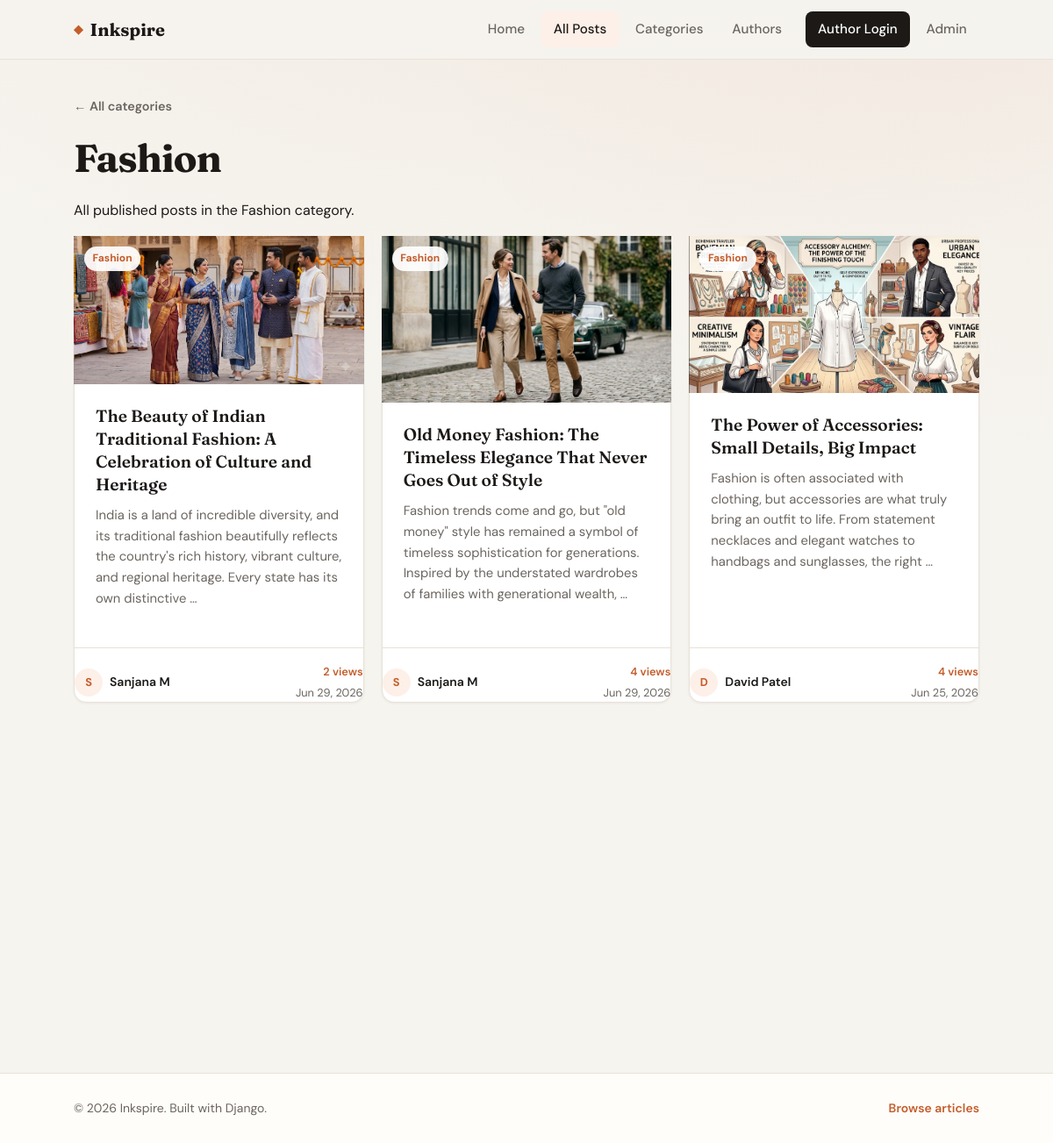
The app's page /blog/categories/Fashion/ with its own data.
### backend/blog/models.py (models this page shows, shortened)
class Post(models.Model):
    CATEGORY_LIFESTYLE = 'lifestyle'
    CATEGORY_COOKING = 'cooking'
    CATEGORY_ENTERTAINMENT = 'entertainment'
    CATEGORY_REVIEWS = 'reviews'
    CATEGORY_TECHNOLOGY = 'technology'
    CATEGORY_TRAVEL = 'travel'
    CATEGORIES = [
        (CATEGORY_LIFESTYLE, 'Lifestyle'),
        (CATEGORY_COOKING, 'Cooking'),
        (CATEGORY_ENTERTAINMENT, 'Entertainment'),
        (CATEGORY_REVIEWS, 'Reviews'),
        (CATEGORY_TECHNOLOGY, 'Technology'),
        (CATEGORY_TRAVEL, 'Travel'),
    ]
    title = models.CharField(max_length=200)
    slug = models.SlugField(max_length=200, unique=True)
    content = models.TextField()
    author = models.ForeignKey(User, on_delete=models.CASCADE, related_name='posts')
    category = models.CharField(max_length=50, default=CATEGORY_LIFESTYLE)
    image = models.ImageField(upload_to='blog/images/', blank=True, null=True)
    published = models.BooleanField(default=True)
    view_count = models.PositiveIntegerField(default=0)
    created_at = models.DateTimeField(auto_now_add=True)
    updated_at = models.DateTimeField(auto_now=True)
    class Meta:
        ordering = ['-created_at']

### backend/blog/views.py (the view)
# urls.py: path('categories/<slug:category_slug>/', views.category_detail, name='category_detail'),
def category_detail(request, category_slug):
    if not Post.objects.filter(published=True, category=category_slug).exists():
        raise Http404('Category not found')
    category_label = category_slug.title()
    posts = Post.objects.filter(published=True, category=category_slug).select_related('author')
    return render(request, 'blog/category_detail.html', {
        'category_label': category_label,
        'category_slug': category_slug,
        'posts': posts,
    })

### frontend/templates/blog/category_detail.html (shortened to what this page needs)
{% extends "blog/base.html" %}
{% load static %}
{% block content %}
<section class="category-header">
    <a href="{% url 'blog:category_list' %}" class="article__back">← All categories</a>
    <h1 class="article__title">{{ category_label }}</h1>
    <p class="article__subtitle">All published posts in the {{ category_label }} category.</p>
</section>
{% if posts %}
<div class="post-grid">
    {% for post in posts %}
    {% include "blog/components/post_card.html" with post=post %}
    {% endfor %}
</div>
{% endif %}
{% endblock %}

### frontend/templates/blog/components/post_card.html
{% load static %}
<article class="post-card">
    <a href="{% url 'blog:detail' post.pk %}" class="post-card__image-link">
        {% if post.image %}
        <img src="{{ post.image.url }}" alt="{{ post.title }}" class="post-card__image">
        {% else %}
        <img src="{% static 'blog/images/default.svg' %}" alt="{{ post.title }}" class="post-card__image">
        {% endif %}
        <span class="post-card__category">{{ post.category|title }}</span>
    </a>
    <div class="post-card__body">
        <h2 class="post-card__title">
            <a href="{% url 'blog:detail' post.pk %}">{{ post.title }}</a>
        </h2>
        <p class="post-card__excerpt">{{ post.content|truncatewords:28 }}</p>
    </div>
    <footer class="post-card__footer">
        <a href="{% url 'blog:profile' username=post.author.username %}" class="author-chip">
            <span class="author-chip__avatar" aria-hidden="true">{{ post.author.username|slice:":1"|upper }}</span>
            <span class="author-chip__name">{{ post.author.get_full_name|default:post.author.username }}</span>
        </a>
        <div class="post-card__meta">
            <span class="post-card__views">{{ post.view_count }} view{{ post.view_count|pluralize }}</span>
            <time class="post-card__date" datetime="{{ post.created_at|date:'c' }}">{{ post.created_at|date:"M d, Y" }}</time>
        </div>
    </footer>
</article>

### frontend/static/blog/css/main.css (style rules this page uses)
:root { --color-bg: #f6f4ef; --color-surface: #ffffff; --color-surface-raised: #fffdf9; --color-border: #e8e2d8; --color-text: #1c1917; --color-text-muted: #6b6560; --color-accent: #c45d2c; --color-accent-hover: #a34d24; --color-accent-soft: #fdf0e8; --color-header-bg: rgba(246, 244, 239, 0.92); --font-sans: "DM Sans", system-ui, sans-serif; --font-display: "Fraunces", Georgia, serif; --radius-sm: 8px; --radius-md: 14px; --radius-lg: 20px; --shadow-sm: 0 1px 3px rgba(28, 25, 23, 0.06); --shadow-md: 0 4px 20px rgba(28, 25, 23, 0.08); --shadow-lg: 0 12px 40px rgba(28, 25, 23, 0.1); --container: 1080px; --header-height: 68px; --transition: 0.2s ease; }
*, *::before, *::after { box-sizing: border-box; }
html { scroll-behavior: smooth; }
body { margin: 0; min-height: 100vh; display: flex; flex-direction: column; font-family: var(--font-sans); font-size: 1rem; line-height: 1.65; color: var(--color-text); background: var(--color-bg); background-image: radial-gradient(ellipse 80% 50% at 50% -20%, rgba(196, 93, 44, 0.08), transparent), radial-gradient(ellipse 60% 40% at 100% 0%, rgba(196, 93, 44, 0.05), transparent); }
img { max-width: 100%; height: auto; }
a { color: var(--color-accent); text-decoration: none; transition: color var(--transition); }
.post-grid { display: grid; grid-template-columns: repeat(auto-fill, minmax(300px, 1fr)); gap: 1.25rem; }
.post-card { display: flex; flex-direction: column; background: var(--color-surface); border: 1px solid var(--color-border); border-radius: var(--radius-md); padding: 0; box-shadow: var(--shadow-sm); transition: box-shadow var(--transition), transform var(--transition), border-color var(--transition); }
.post-card__body { flex: 1; padding: 1.5rem; }
.post-card__title { margin: 0 0 0.65rem; font-family: var(--font-display); font-size: 1.2rem; font-weight: 600; line-height: 1.35; }
.post-card__title a { color: var(--color-text); }
.post-card__excerpt { margin: 0; font-size: 0.925rem; color: var(--color-text-muted); line-height: 1.6; }
.post-card__footer { display: flex; align-items: center; justify-content: space-between; gap: 0.75rem; margin-top: 1.25rem; padding-top: 1rem; border-top: 1px solid var(--color-border); }
.post-card__date { font-size: 0.8rem; color: var(--color-text-muted); white-space: nowrap; }
.author-chip { display: inline-flex; align-items: center; gap: 0.5rem; min-width: 0; }
.author-chip__avatar { display: inline-flex; align-items: center; justify-content: center; width: 32px; height: 32px; border-radius: 50%; background: var(--color-accent-soft); color: var(--color-accent); font-size: 0.8rem; font-weight: 700; flex-shrink: 0; }
.author-chip__name { font-size: 0.875rem; font-weight: 600; color: var(--color-text); overflow: hidden; text-overflow: ellipsis; white-space: nowrap; }
.article__back { display: inline-block; margin-bottom: 1.25rem; font-size: 0.9rem; font-weight: 600; color: var(--color-text-muted); }
.article__title { margin: 0 0 1.25rem; font-family: var(--font-display); font-size: clamp(1.85rem, 4vw, 2.75rem); font-weight: 700; line-height: 1.2; letter-spacing: -0.02em; }
.post-card__image-link { display: block; position: relative; border-radius: var(--radius-md) var(--radius-md) 0 0; margin: -1px -1px 0; background: #f0f0f0; }
.post-card__image { width: 100%; height: auto; display: block; transition: transform 0.3s ease; }
.post-card__category { position: absolute; top: 0.75rem; left: 0.75rem; padding: 0.25rem 0.6rem; border-radius: 999px; background: rgba(255, 255, 255, 0.92); font-size: 0.75rem; font-weight: 700; color: var(--color-accent); }
.post-card__meta { display: flex; flex-direction: column; align-items: flex-end; gap: 0.15rem; }
.post-card__views { font-size: 0.8rem; font-weight: 600; color: var(--color-accent); }

### records on screen
Post: image (picture), category "Fashion", title "The Beauty of Indian Traditional Fashion: A Celebration of Culture and Heritage", content "India is a land of incredible diversity, and its traditional fashion beautifully reflects the country's rich history, vibrant culture, and regional heritage. Every state has its own distinctive …", author.username "S", author.get_full_name "Sanjana M", view_count "2", created_at "Jun 29, 2026"
Post: image (picture), category "Fashion", title "Old Money Fashion: The Timeless Elegance That Never Goes Out of Style", content "Fashion trends come and go, but \"old money\" style has remained a symbol of timeless sophistication for generations. Inspired by the understated wardrobes of families with generational wealth, …", author.username "S", author.get_full_name "Sanjana M", view_count "4", created_at "Jun 29, 2026"
Post: image (picture), category "Fashion", title "The Power of Accessories: Small Details, Big Impact", content "Fashion is often associated with clothing, but accessories are what truly bring an outfit to life. From statement necklaces and elegant watches to handbags and sunglasses, the right …", author.username "D", author.get_full_name "David Patel", view_count "4", created_at "Jun 25, 2026"

### other values on screen
{{ category_label }} "Fashion"
